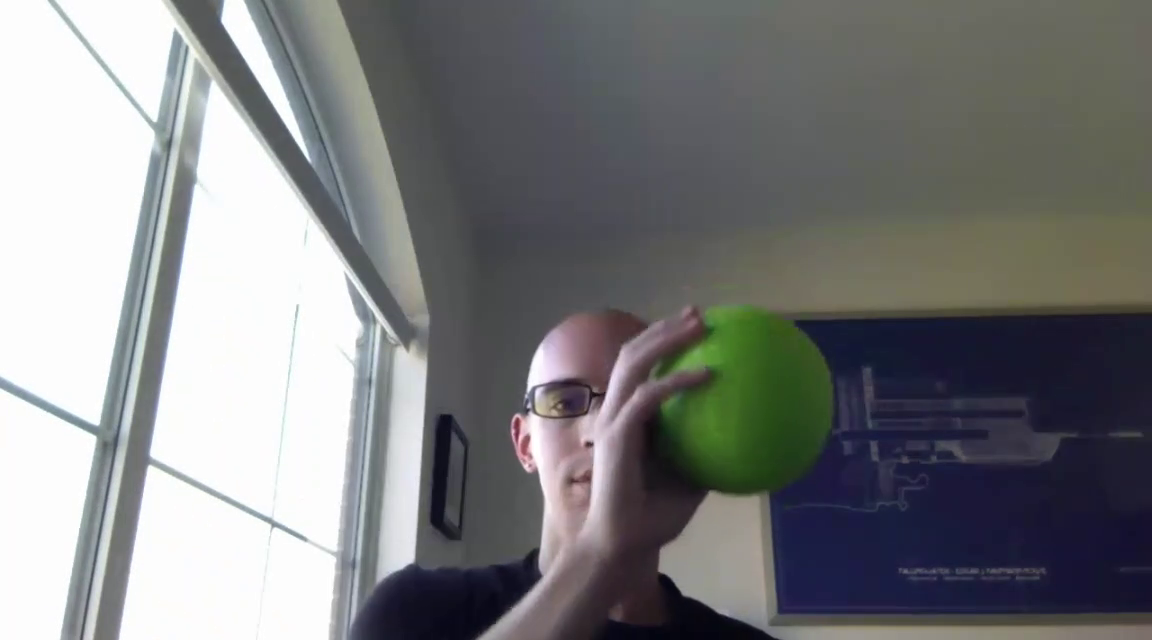
#> input picture frame 113 of couleur/ball.mp4, 1152 x 640 px, given in place of ball2.mp4, which was not available
$ python balls_tracker_question_5.py
#> lines starting #> are read from the running program, lines starting #| are printed output that depends on the picture; after the words box and inside, x2 and y2 are one past the last pixel; in counts of white or black regions, pixels touching at a corner belong together; pictures that were not available may be replaced by others from this repository, and a replacement may not be noted
#> further down, image is the input picture: shape (640, 1152, 3); mean B, G, R 127.1, 126, 124.9
#!/usr/bin/env python

'''
Track a green ball using OpenCV.

    Copyright (C) 2015 Conan Zhao and Simon D. Levy

    This program is free software: you can redistribute it and/or modify
    it under the terms of the GNU Lesser General Public License as
    published by the Free Software Foundation, either version 3 of the
    License, or (at your option) any later version.

    This program is distributed in the hope that it will be useful,
    but WITHOUT ANY WARRANTY; without even the implied warranty of
    MERCHANTABILITY or FITNESS FOR A PARTICULAR PURPOSE.  See the
    GNU General Public License for more details.

 You should have received a copy of the GNU Lesser General Public License
 along with this program.  If not, see <http://www.gnu.org/licenses/>.
'''

import cv2
import math
import numpy as np
from typing import Literal

# For OpenCV2 image display
WINDOW_NAME = 'GreenBallTracker'

def track(image, couleur: Literal["bleu", "rose", "jaune", "vert"]="vert"):

    '''Accepts BGR image as Numpy array
       Returns: (x,y) coordinates of centroid if found
                (-1,-1) if no centroid was found
                None if user hit ESC
    '''
#> called with couleur = 'vert'

    # Blur the image to reduce noise
    blur = cv2.GaussianBlur(image, (5,5),0)

    # Convert BGR to HSV
    hsv = cv2.cvtColor(blur, cv2.COLOR_BGR2HSV)
#> hsv: shape (640, 1152, 3); mean H, S, V 75.1, 40.4, 132.5
    if couleur == "bleu":
        # Threshold the HSV image for only blue colors
        lower_color = np.array([90,70,70])
        upper_color = np.array([130,255,255])
    elif couleur == "rose":
        # Threshold the HSV image for only pink colors
        lower_color = np.array([160, 80, 80])
        upper_color = np.array([179, 255, 255])
    elif couleur == "jaune":
        # Threshold the HSV image for only yellow colors
        lower_color = np.array([20,150,150])
        upper_color = np.array([40,255,255])
    else:
        # Threshold the HSV image for only green colors
        lower_color = np.array([40,70,70])
        upper_color = np.array([80,200,200])

    # Threshold the HSV image to get only green colors
    mask = cv2.inRange(hsv, lower_color, upper_color)
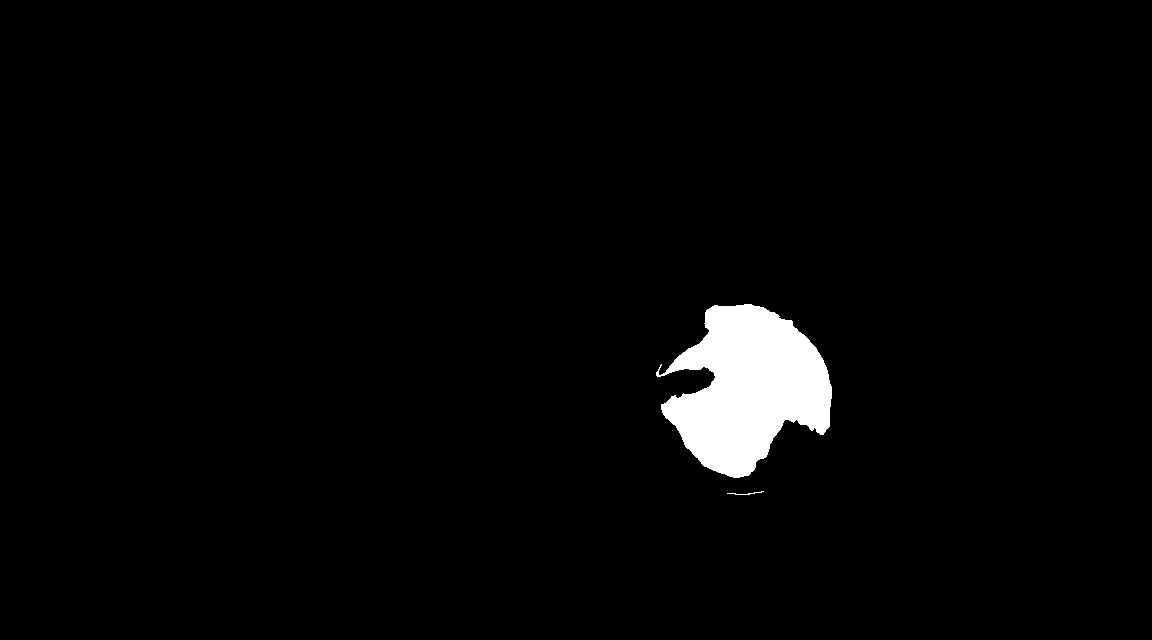
#> mask: shape (640, 1152); 2.6% white; 2 white regions

    # Blur the mask
    bmask = cv2.GaussianBlur(mask, (5,5),0)

    # Alternative method to find centroid
    contours, _ = cv2.findContours(bmask, cv2.RETR_EXTERNAL, cv2.CHAIN_APPROX_SIMPLE)
#> contours = 2 contours; box (x1, y1, x2, y2) and area: (654, 302, 834, 480) 20404, (725, 489, 766, 497) 181
    centroid_x, centroid_y = None, None

    if contours:
        # Trouver le plus gros contour (plus grosse balle)
        cnt = max(contours, key=cv2.contourArea)
#> cnt = contour of 303 points, box (x1, y1, x2, y2) (654, 302, 834, 480), area 20404
        area = cv2.contourArea(cnt)
#> area = 20403.5
        perimeter = cv2.arcLength(cnt, True)
#> perimeter = 747
        if perimeter != 0:
            circularity = 4 * math.pi * (area / (perimeter * perimeter))
#> circularity = 0.46
            if area > 500:  # Ajuste le seuil d'aire si besoin
                (x, y), radius = cv2.minEnclosingCircle(cnt)
#> x = 745.3; y = 390.4; radius = 93.57
                center = (int(x), int(y))
#> center = (745, 390)
                radius = int(radius)
#> radius = 93
                # Dessiner un cercle autour de la balle suivie
                cv2.circle(image, center, radius, (0, 255, 0), 3)
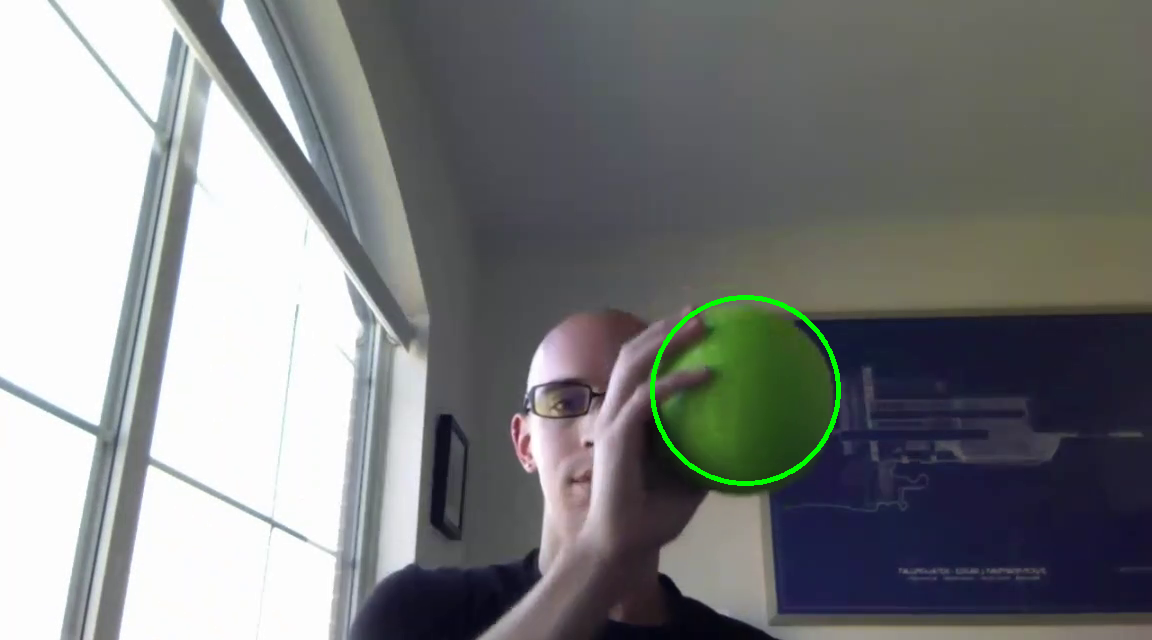
#> image: shape (640, 1152, 3); 0.39% of pixels changed, all inside (x1, y1, x2, y2) = (650, 295, 841, 486)
                # Dessiner le centre
                cv2.circle(image, center, 5, (0, 0, 255), -1)
#> image: shape (640, 1152, 3); 0.01% of pixels changed, all inside (x1, y1, x2, y2) = (740, 385, 751, 396)
                centroid_x, centroid_y = center
#> centroid_x = 745; centroid_y = 390

    # Assume no centroid
    ctr = (-1,-1)

    # Use centroid if it exists
    if centroid_x != None and centroid_y != None:

        ctr = (centroid_x, centroid_y)
#> ctr = (745, 390)

    # Display full-color image
    cv2.imshow(WINDOW_NAME, image)

    # Force image display, setting centroid to None on ESC key input
    if cv2.waitKey(1) & 0xFF == 27:
#> (key Esc is pressed here)
        ctr = None

    # Return coordinates of centroid
    return ctr

# Test with input from camera
if __name__ == '__main__':

    capture = cv2.VideoCapture('ball2.mp4')

    while True:

        okay, image = capture.read()

        if okay:

            if not track(image, "vert"):
                break

            if cv2.waitKey(1) & 0xFF == 27:
                break

        else:

           print('Capture failed')
           break

$ run again, starting later in the video
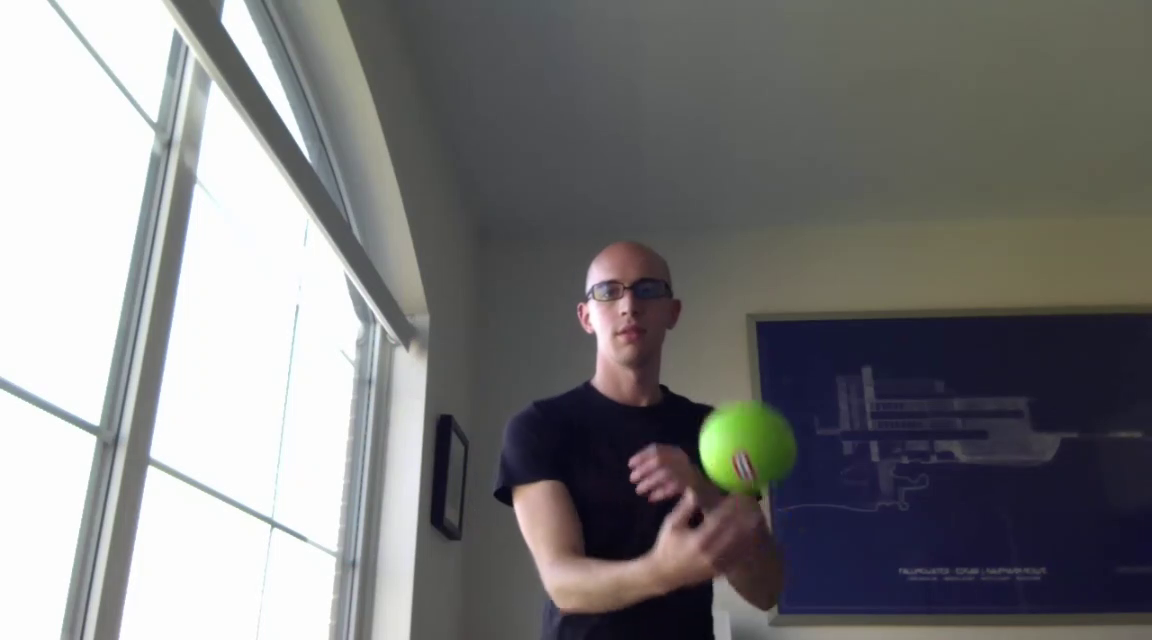
#> input picture frame 909 of couleur/ball.mp4, 1152 x 640 px, given in place of ball2.mp4, which was not available
#> image is the input picture: shape (640, 1152, 3); mean B, G, R 123.3, 122.8, 123.3
#> hsv: shape (640, 1152, 3); mean H, S, V 63.3, 40.2, 129.2
#> in track, `mask = cv2.inRange(hsv, lower_color, upper_color)`:
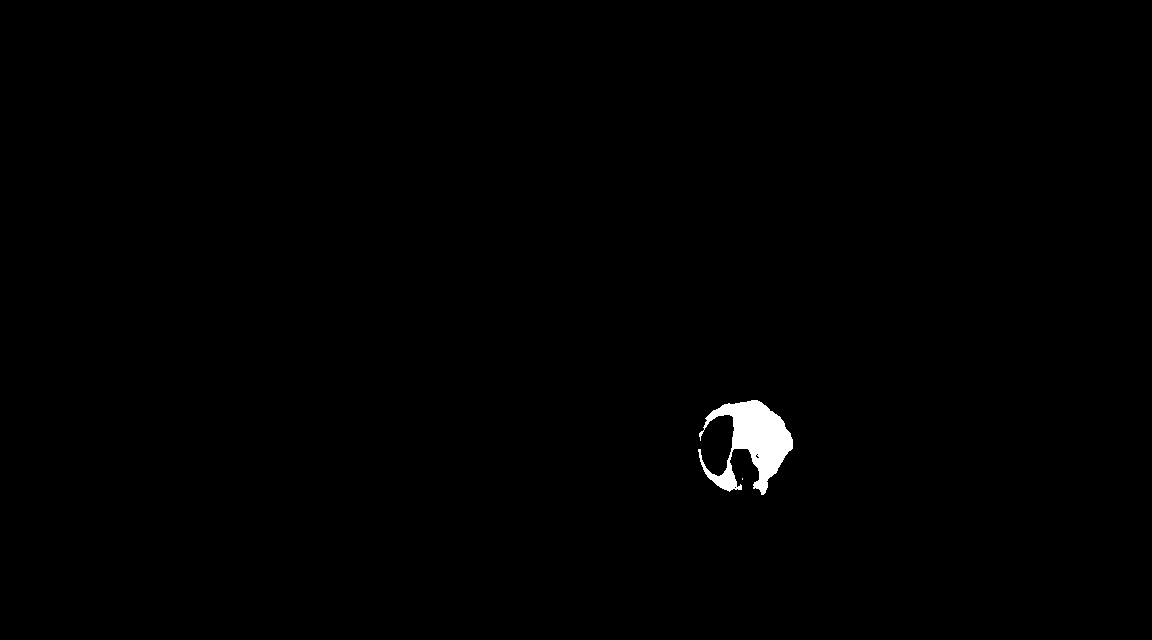
#> mask: shape (640, 1152); 0.57% white; 2 white regions (1 under 20 px)
#> contours = 1 contour; box (x1, y1, x2, y2) and area: (696, 398, 795, 497) 5356
#> cnt = contour of 238 points, box (x1, y1, x2, y2) (696, 398, 795, 497), area 5356
#> area = 5355.5
#> perimeter = 594.8
#> circularity = 0.19
#> in track, `(x, y), radius = cv2.minEnclosingCircle(cnt)`: x = 744.2; y = 448.1; radius = 52.23
#> center = (744, 448)
#> in track, `radius = int(radius)`: radius = 52
#> in track, `cv2.circle(image, center, radius, (0, 255, 0), 3)`:
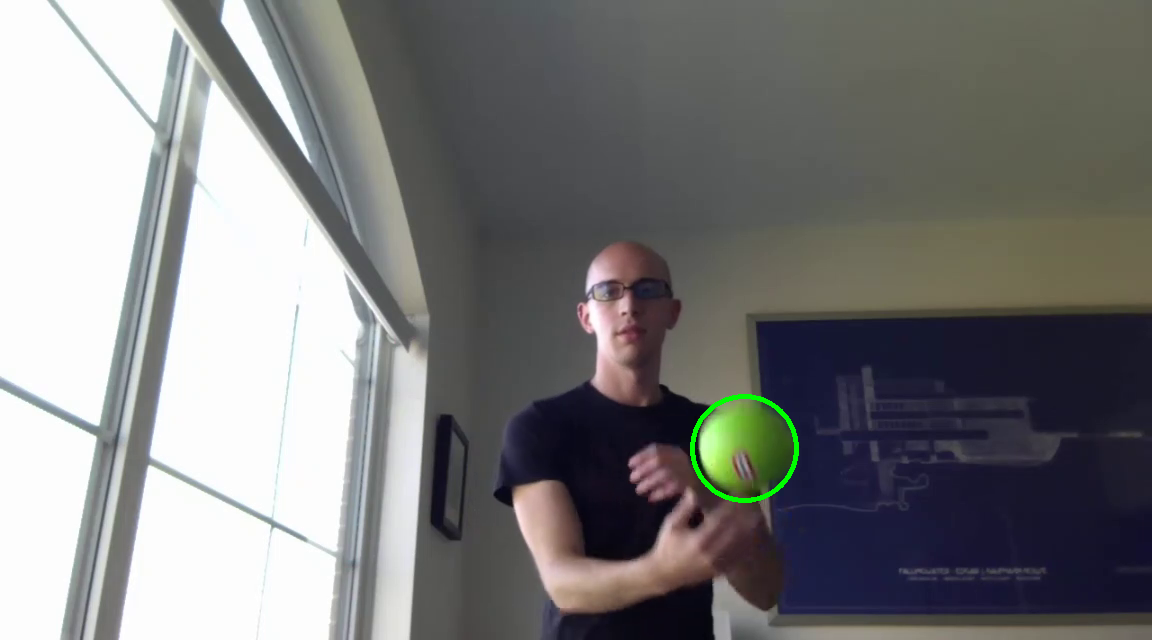
#> image: shape (640, 1152, 3); 0.22% of pixels changed, all inside (x1, y1, x2, y2) = (690, 394, 799, 503)
#> centroid_x = 744; centroid_y = 448
#> ctr = (744, 448)
